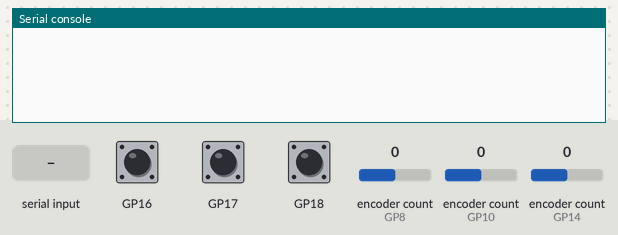
Recording of a program running on a simulated Raspberry Pi Pico running MicroPython. Parts: the last lines printed to the serial console. The inputs (shaded band) are chosen by the test bench; at power-on: encoder count (sensors on GP8, GP10, GP14) 0, GP16 HIGH, GP17 HIGH, GP18 HIGH.

Above: at 1.2 s.
1.3 s: "RESET_PULSES\n" received over the second serial link
At 2.23 s:
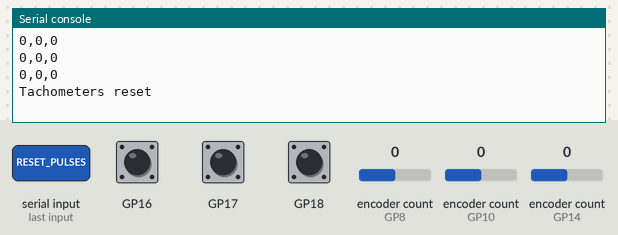
3.5 s: encoder count (sensor on GP8) set to 1
At 3.56 s:
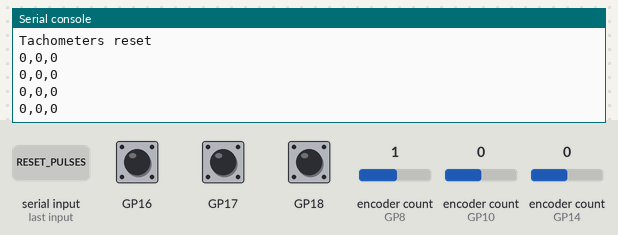
5.0 s: encoder count (sensor on GP10) set to 1
At 5.22 s:
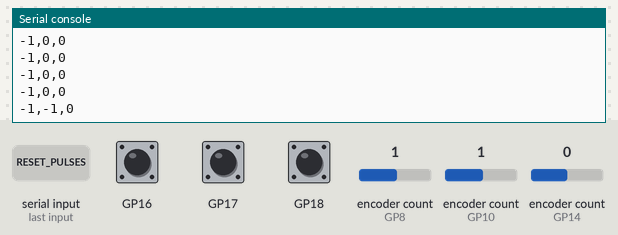
6.5 s: encoder count (sensor on GP14) set to 1
At 6.56 s:
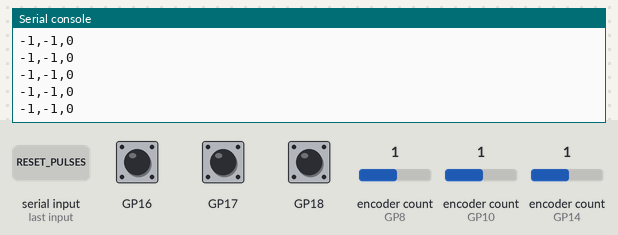
8.0 s: encoder count (sensor on GP8) set to 2
At 8.22 s:
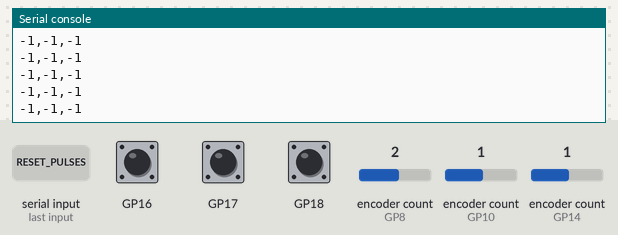
9.5 s: encoder count (sensor on GP10) set to 2
At 9.55 s:
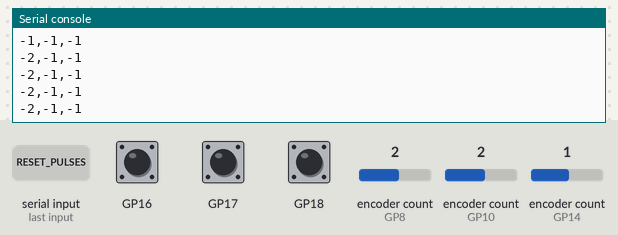
Timing chart, 0 to 12.0 s (numbered marks = the images above; inputs shaded):
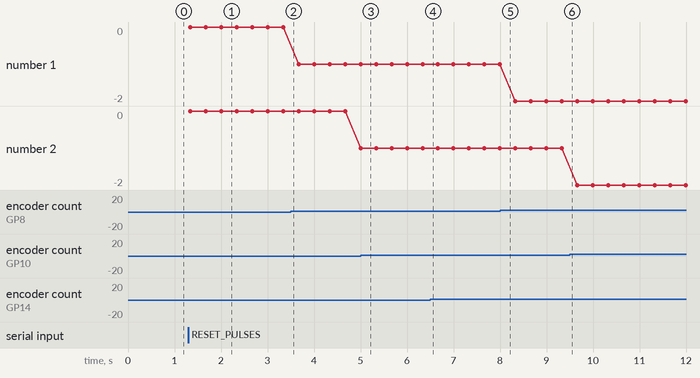

The program:

main_rpm_and_distance_lm393.py
```python
from machine import Pin, Timer, UART
from LM393Tachometer_PIO import Tachometer
from rotary_irq_rp2 import RotaryIRQ
from time import sleep
import time
import sys

uart1 = UART(0, baudrate=115200, tx=Pin(0), rx=Pin(1)) #UART on GPIO 0/1

# Create instances for 3 tachometers
taco1 = Tachometer(16, 0)  # GP16
taco2 = Tachometer(17, 1)  # GP17
taco3 = Tachometer(18, 2)  # GP18

rencl = RotaryIRQ(
    pin_num_clk=8,  # GPIO pin for CLK
    pin_num_dt=9,   # GPIO pin for DT
    min_val=0,       # Minimum value
    max_val=100,     # Maximum value
    reverse=True,   # Direction of rotation
    range_mode=RotaryIRQ.RANGE_UNBOUNDED,  # Counting mode)
    half_step=False
)

rencr = RotaryIRQ(
    pin_num_clk=10,
    pin_num_dt=11,
    min_val=0,
    max_val=100,
    reverse=True,
    range_mode=RotaryIRQ.RANGE_UNBOUNDED,
    half_step=False
)

rencb = RotaryIRQ(
    pin_num_clk=14,
    pin_num_dt=15,
    min_val=0,
    max_val=100,
    reverse=True,
    range_mode=RotaryIRQ.RANGE_UNBOUNDED,
    half_step=False

)

sleep(1) # to allow pico to load all files the first time

def send_rpms(timer):
    rpms_data = f"{taco1.get_rpm()},{taco2.get_rpm()},{taco3.get_rpm()}\n"
    uart1.write(rpms_data)
    #print(f"rpms:{rpms_data}")

def send_distance(timer2):
    distance_data = f"{rencl.value()},{rencr.value()},{rencb.value()}\n"
    sys.stdout.write(distance_data)
    #print(f"distances:{distance_data}")

#def send_data(timer)
  #  data = f"{taco1.get_rpm()},{taco2.get_rpm()},{taco3.get_rpm()},{rencl.value()},{rencr.value()},{rencb.value()}\n"
 #   uart1.write(data)

def reset_pulses():
    rencl.reset()
    rencr.reset()
    rencb.reset()
    print("Tachometers reset")

def check_serial(timer3):
    if uart1.any():
        command = uart1.read().decode().strip()  # ✅ Read and decode command
        if command=='RESET_PULSES':
            reset_pulses()


pulse_reset_timer = Timer()
send_rpms_timer = Timer()
send_distance_timer = Timer()

pulse_reset_timer.init(period=1000, mode=Timer.PERIODIC, callback=check_serial)
send_rpms_timer.init(period=333, mode=Timer.PERIODIC, callback=send_rpms)
send_distance_timer.init(period=333, mode=Timer.PERIODIC, callback=send_distance)
```

LM393Tachometer_PIO.py
```python
# LM393Tachometer
# Specs : 20 PPR, RPM calculated on a timer, no directional data

import rp2
from machine import Pin, Timer

#PIO Assembly Code for Pulse Counting
@rp2.asm_pio(set_init=rp2.PIO.IN_LOW)

def pulse_counter():
    """A PIO (assembly) code that uses the decrement operation in the jump operation,
    to essentially count the number of pulses received at specified pin, pi pico's PIO
    does not offer any arithmetic operators as it wasn't designed for it.

    it registers a max value (all ones) to reg x, which is decremented when jumping,
    this is then sent to ISR, pushed onto the FIFO buffer and then used in the micropython
    code using the state machines get() method

    You can find documentation for the rp2 library
    @ https://docs.micropython.org/en/latest/library/rp2.html"""

    wrap_target()
    label("wait")
    wait(1, pin, 0)  # Wait for pin to go HIGH
    wait(0, pin, 0)  # Wait for pin to go LOW (falling edge detection)
    jmp(x_dec, "wait")  # Decrement X register (counts pulses)
    wrap()

class Tachometer:
    def __init__(self, pin_num, sm_id=0, ppr=20, calc_interval=1000):
        """
        pin_num : D0 pin of LM393 Tachometer.
        sm_id : id for the state machine, assign different if using multiple instances
        ppr : pulse per revolution, basically number of slits
        calc_interval : controlls how frequently rpm is updated, in ms

        """
        self.pin = Pin(pin_num, Pin.IN, Pin.PULL_UP)
        self.sm_id=sm_id
        self.ppr = ppr
        self.calc_interval = calc_interval
        self.rpm = 0
        self.current_rpm = 0

        #Initialize PIO State Machine for pulse counting
        self.sm = rp2.StateMachine(self.sm_id, pulse_counter, freq=1_000_000, in_base=self.pin)
        self.sm.exec("mov(x, invert(null))")  # Reset counter
        self.sm.active(1)  # Start PIO state machine

        # Timer for RPM calculation
        self.timer = Timer()
        self.timer.init(period=self.calc_interval, mode=Timer.PERIODIC, callback=self.calc_rpm)

    def calc_rpm(self, timer):
        """
        Basically periodically do the whole ISR -> FIFO Buffer -> out then calculation of RPM
        every 1 second, updating the self.rpm value
        """
        #Read pulse count from PIO state machine
        self.sm.exec("mov(isr, x)")  # Move counter value to ISR
        self.sm.exec("push()")  # Push ISR to FIFO
        pulse_count = 0xFFFFFFFF - self.sm.get()  # Read from FIFO
        self.sm.exec("mov(x, invert(null))")  # Reset counter

        #self.current_rpm = (pulse_count / self.slits) * (60 / (self.calc_interval / 1000))
        self.rpm = (pulse_count / self.ppr) * (60 / (self.calc_interval / 1000))

        #using Exponential Moving Average to reduce random sensor fluctuation impact..kind of
        #alpha = 0.2
        #self.rpm = (alpha * self.current_rpm) + ((1 - alpha) * self.rpm)


    def get_rpm(self):
        return self.rpm

    def deinit(self):
        """
        Deinit code to cleanly terminate the code
        """
        self.timer.deinit()
        self.sm.active(0)  # Stop PIO state machine
```

Measured:
- after the input at 1.3 s, the serial console: prints a new line after 0.71 s (image 1)
- after the input at 5.0 s, the serial console: prints a new line at once (image 3)
- plotted number 1: 0 → -1 after the input at 3.5 s, -1 → -2 after the input at 8.0 s
